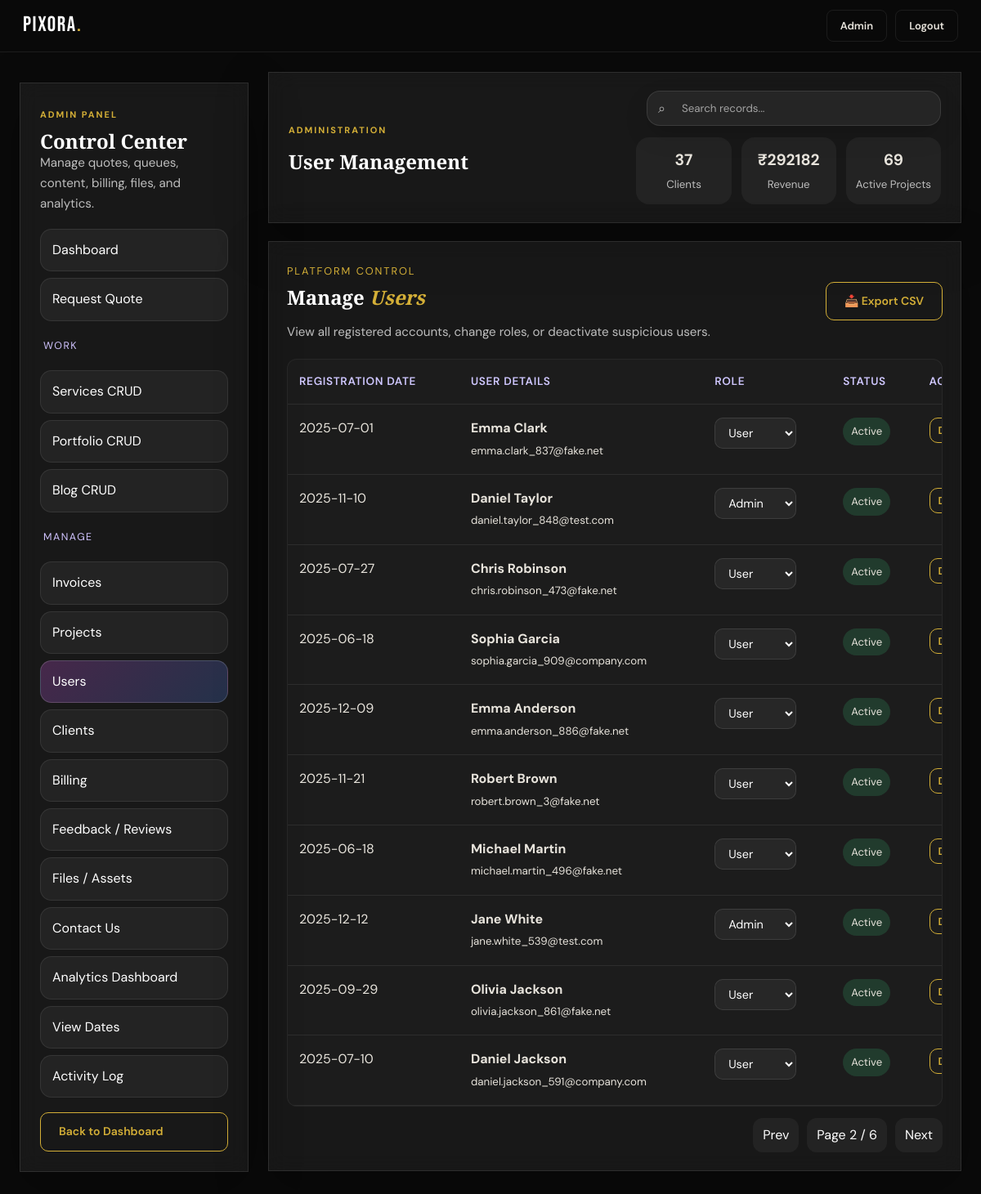
The app's page /admin/manage/users?page=2&search= (signed in) with its own data.
### tables this page shows
CREATE TABLE users (
            id INTEGER PRIMARY KEY AUTOINCREMENT,
            name TEXT NOT NULL,
            email TEXT UNIQUE NOT NULL,
            password_hash TEXT NOT NULL,
            role TEXT DEFAULT 'user',
            reset_token TEXT,
            reset_token_expires TEXT,
            created_at TEXT DEFAULT CURRENT_TIMESTAMP
        , profile_picture TEXT, bio TEXT, phone TEXT, location TEXT, status TEXT DEFAULT 'active');

### app.py (the view)
@app.route('/admin/manage/users')
@admin_required
def admin_users_page():
    page = int(request.args.get('page', 1) or 1)
    search = request.args.get('search', '').strip()
    users = admin_paginate(
        "SELECT id, name, email, role, status, created_at FROM users ORDER BY id DESC",
        page=page,
        per_page=10,
        search=search, search_cols=['name', 'email', 'role', 'status']
    )
    return render_template('admin_users.html', users=users, **admin_common_context('users'))

### app.py (called while the page is built)
def get_db():
    db = getattr(g, '_database', None)
    if db is None:
        db = g._database = sqlite3.connect(DATABASE)
        db.row_factory = sqlite3.Row
    return db

@app.teardown_appcontext
def close_connection(exception):
    db = getattr(g, '_database', None)
    if db is not None:
        db.close()

def admin_required(f):
    @wraps(f)
    def decorated(*args, **kwargs):
        user = get_current_user()
        if not user:
            flash('Please log in to access this page.', 'warning')
            return redirect(url_for('login', next=request.path))
        if user['role'] != 'admin':
            flash('Admin access only.', 'error')
            return redirect(url_for('dashboard'))
        return f(*args, **kwargs)
    return decorated

def get_current_user():
    if 'user_id' not in session:
        return None
    return get_db().execute('SELECT * FROM users WHERE id=?', (session['user_id'],)).fetchone()

def get_user_notifications(limit=5, only_unread=False):
    user = get_current_user()
    if not user:
        return []
    query = 'SELECT * FROM notifications WHERE user_id=?'
    params = [user['id']]
    if only_unread:
        query += ' AND is_read=0'
    query += ' ORDER BY id DESC LIMIT ?'
    params.append(limit)
    return get_db().execute(query, tuple(params)).fetchall()

def unread_notification_count():
    user = get_current_user()
    if not user:
        return 0
    return get_db().execute('SELECT COUNT(*) FROM notifications WHERE user_id=? AND is_read=0', (user['id'],)).fetchone()[0]

@app.context_processor
def inject_user():
    user = get_current_user()
    play_login_sound = bool(session.pop('play_login_sound', False))
    return {
        'current_user': user,
        'notif_preview': get_user_notifications(limit=5) if user else [],
        'notif_unread_count': unread_notification_count() if user else 0,
        'play_login_sound': play_login_sound,
        'now_iso': now_iso
    }

def admin_common_context(section='dashboard'):
    return {'admin_section': section, 'admin_stats': admin_overview_stats()}

### templates/admin_users.html (shortened to what this page needs)
{% extends 'admin_base.html' %}
{% block admin_heading %}User Management{% endblock %}
{% block admin_body %}
<div class="glass-card admin-section">
    <div style="display: flex; justify-content: space-between; align-items: center; margin-bottom: 20px;">
        <div>
            <span class="panel-kicker">Platform Control</span>
            <h2>Manage <em>Users</em></h2>
            <p class="admin-subtext">View all registered accounts, change roles, or deactivate suspicious users.</p>
        </div>
        <div class="admin-actions">
            <a href="{{ url_for('admin_export_csv', export_type='users') }}" class="btn-outline">📥 Export CSV</a>
        </div>
    </div>
    <div class="table-wrap">
        <table class="admin-table">
            <thead>
                <tr>
                    <th>Registration Date</th>
                    <th>User Details</th>
                    <th>Role</th>
                    <th>Status</th>
                    <th>Actions</th>
                </tr>
            </thead>
            <tbody>
                {% for user in users['items'] %}
                <tr>
                    <td>{{ user.created_at[:10] if user.created_at else '—' }}</td>
                    <td>
                        <strong>{{ user.name }}</strong><br>
                        <small>{{ user.email }}</small>
                    </td>
                    <td>
                        <form action="{{ url_for('admin_change_user_role', user_id=user.id, page=users['page'], search=request.args.get('search', '')) }}" method="POST" class="inline-form">
                            <select name="role" onchange="this.form.submit()">
                                <option value="user" {% if user.role == 'user' %}selected{% endif %}>User</option>
                                <option value="admin" {% if user.role == 'admin' %}selected{% endif %}>Admin</option>
                            </select>
                        </form>
                    </td>
                    <td>
                        <span class="badge {% if user.status == 'active' %}confirmed{% else %}rejected{% endif %}">
                            {{ user.status|capitalize }}
                        </span>
                    </td>
                    <td>
                        <div class="admin-actions" style="gap: 8px;">
                            <form action="{{ url_for('admin_toggle_user_status', user_id=user.id, page=users['page'], search=request.args.get('search', '')) }}" method="POST">
                                <button type="submit" class="btn-outline" style="font-size: 0.8rem; padding: 6px 10px;">
                                </button>
                            </form>
                        </div>
                    </td>
                </tr>
                {% else %}
                <tr>
                    <td colspan="5" class="admin-search-empty">No users found matching your search.</td>
                </tr>
                {% endfor %}
            </tbody>
        </table>
    </div>
    <div class="pagination">
        {% if users['has_prev'] %}
        <a href="{{ url_for('admin_users_page', page=users['prev_page'], search=request.args.get('search', '')) }}">Prev</a>
        {% endif %}
        <span>Page {{ users['page'] }} / {{ users['pages'] }}</span>
        {% if users['has_next'] %}
        <a href="{{ url_for('admin_users_page', page=users['next_page'], search=request.args.get('search', '')) }}">Next</a>
        {% endif %}
    </div>
</div>
{% endblock %}

### static/css/style.css (style rules this page uses)
*, *::before, *::after { box-sizing: border-box; margin: 0; padding: 0; }
:root { --bg: #0a0a0a; --bg-2: #111111; --bg-3: #181818; --bg-4: #222222; --border: rgba(255,255,255,0.08); --border-gold: rgba(212,175,55,0.25); --gold: #d4af37; --gold-light: #f0d060; --gold-dim: rgba(212,175,55,0.15); --white: #ffffff; --text: #e8e4dc; --text-2: #9e9a93; --text-3: #5c5852; --red: #e05555; --radius: 12px; --radius-lg: 20px; --shadow: 0 8px 32px rgba(0,0,0,0.5); --shadow-gold: 0 0 40px rgba(212,175,55,0.12); --font-display: 'Bebas Neue', sans-serif; --font-serif: 'Playfair Display', Georgia, serif; --font-body: 'DM Sans', system-ui, sans-serif; --nav-h: 64px; --ticker-h: 36px; }
html { scroll-behavior: smooth; }
body { background: var(--bg); color: var(--text); font-family: var(--font-body); font-size: 16px; line-height: 1.65; -webkit-font-smoothing: antialiased; overflow-x: hidden; }
a { color: inherit; text-decoration: none; }
button { cursor: pointer; border: none; background: none; font-family: inherit; }
input, textarea, select { font-family: inherit; }
h1,h2,h3,h4,h5 { font-family: var(--font-serif); font-weight: 700; line-height: 1.15; color: var(--white); }
em { font-style: italic; color: var(--gold); }
.btn-outline { display: inline-flex; align-items: center; gap: 6px; background: transparent; color: var(--gold); font-weight: 600; font-size: 14px; padding: 11px 22px; border-radius: 10px; border: 1px solid var(--gold); transition: background .2s, color .2s; }
.glass-card { background:rgba(255,255,255,.06);backdrop-filter:blur(12px);border:1px solid rgba(255,255,255,.1);box-shadow:0 20px 60px rgba(0,0,0,.28); }
.panel-kicker { display:inline-block;font-size:.8rem;letter-spacing:.15em;text-transform:uppercase;color:#d4af37;margin-bottom:8px; }

### templates/admin_users.html (style rules this page uses)
.inline-form select { width: auto; padding: 4px 8px; font-size: 0.85rem; }

### templates/admin_base.html (style rules this page uses)
.admin-subtext { color:rgba(255,255,255,.72);font-size:.95rem }
.admin-section { padding:22px;overflow-x:auto }
.admin-section h2 { margin-bottom:16px }
.table-wrap { overflow-x:auto; -webkit-overflow-scrolling: touch; border-radius: 12px; border: 1px solid rgba(255,255,255,0.05); background: rgba(255,255,255,0.02); }
.admin-table { width:100%;border-collapse:collapse;min-width:1000px; }
.admin-table th,.admin-table td { padding:16px 14px;border-bottom:1px solid rgba(255,255,255,.08);vertical-align:top;text-align:left; overflow: hidden; text-overflow: ellipsis; }
.admin-table th { font-size:.85rem;color:#cfc7ff; font-weight: 600; text-transform: uppercase; letter-spacing: 0.05em; }
.inline-form { display:flex;gap:8px;flex-wrap:wrap;align-items:center }
.inline-form select,.inline-form input,.inline-form textarea { background:rgba(255,255,255,0.05);border:1px solid rgba(255,255,255,0.1);color:#fff;border-radius:10px;padding:8px 12px;font-size: 0.9rem;transition: all 0.2s; min-width: 100px; }
.inline-form select option, .crud-form select option, select option { color: #000 !important; background-color: #fff !important; }
.badge { display:inline-flex;align-items:center;padding:6px 10px;border-radius:999px;background:rgba(255,255,255,.08);font-size:.82rem }
.badge.accepted,.badge.paid,.badge.completed,.badge.confirmed,.badge.resolved { background:rgba(63,205,128,.18) }
.admin-actions { display:flex;gap:10px;flex-wrap:wrap }
.pagination { display:flex;gap:10px;justify-content:flex-end;align-items:center;margin-top:14px }
.pagination a,.pagination span { padding:8px 12px;border-radius:12px;background:rgba(255,255,255,.05);text-decoration:none;color:#fff }

### records on screen
users: created_at "2025-07-01", name "Emma Clark", email "emma.clark_837@fake.net", role "User", status "Active"
users: created_at "2025-11-10", name "Daniel Taylor", email "daniel.taylor_848@test.com", role "Admin", status "Active"
users: created_at "2025-07-27", name "Chris Robinson", email "chris.robinson_473@fake.net", role "User", status "Active"
users: created_at "2025-06-18", name "Sophia Garcia", email "sophia.garcia_909@company.com", role "User", status "Active"
users: created_at "2025-12-09", name "Emma Anderson", email "emma.anderson_886@fake.net", role "User", status "Active"
users: created_at "2025-11-21", name "Robert Brown", email "robert.brown_3@fake.net", role "User", status "Active"
users: created_at "2025-06-18", name "Michael Martin", email "michael.martin_496@fake.net", role "User", status "Active"
users: created_at "2025-12-12", name "Jane White", email "jane.white_539@test.com", role "Admin", status "Active"
users: created_at "2025-09-29", name "Olivia Jackson", email "olivia.jackson_861@fake.net", role "User", status "Active"
users: created_at "2025-07-10", name "Daniel Jackson", email "daniel.jackson_591@company.com", role "User", status "Active"

### other values on screen
{{ admin_stats.clients }} "37"
{{ admin_stats.revenue }} "292182"
{{ admin_stats.active_projects }} "69"
{{ users['page'] }} "2"
{{ users['pages'] }} "6"
